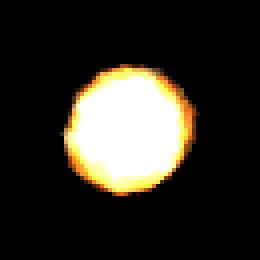
%> input picture 1.png, 65 x 65 px (shown 4 times larger)
$ octave explosionSprite.m   (GNU Octave 9; MATLAB toolbox functions it lacks are replaced by stand-ins)
%> lines starting %> are read from the running program, lines starting %| are printed output that depends on the picture
S1 = imread('1.png');
%> S1 is the input picture: size 65x65x3 uint8; mean R, G, B 48.4, 45.1, 37.5
SS1 = image(S1,'XData',[190 235],'YData',[50 100],'visible','off');
S2 = imread('2.png');
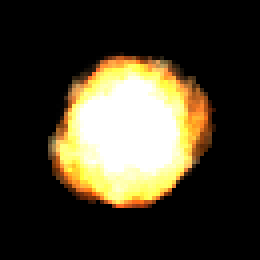
%> input picture 2.png, 65 x 65 px (shown 4 times larger)
%> S2 is the input picture: size 65x65x3 uint8; mean R, G, B 66.8, 60.2, 42.7
SS2 = image(S2,'XData',[190 235],'YData',[50 100],'visible','off');
S3 = imread('3.png');
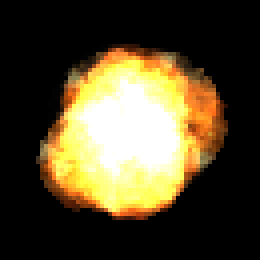
%> input picture 3.png, 65 x 65 px (shown 4 times larger)
%> S3 is the input picture: size 65x65x3 uint8; mean R, G, B 82.4, 71.6, 45
SS3 = image(S3,'XData',[190 235],'YData',[50 100],'visible','off');
S4 = imread('4.png');
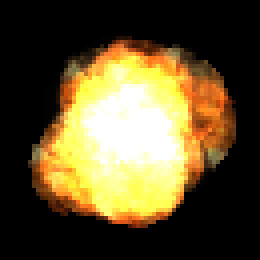
%> input picture 4.png, 65 x 65 px (shown 4 times larger)
%> S4 is the input picture: size 65x65x3 uint8; mean R, G, B 94, 79.7, 45.8
SS4 = image(S4,'XData',[190 235],'YData',[50 100],'visible','off');
S5 = imread('5.png');
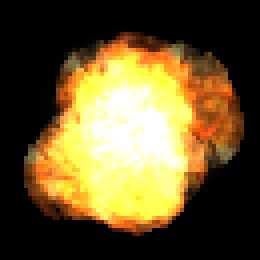
%> input picture 5.png, 65 x 65 px (shown 4 times larger)
%> S5 is the input picture: size 65x65x3 uint8; mean R, G, B 102.7, 85.3, 45.3
SS5 = image(S5,'XData',[190 235],'YData',[50 100],'visible','off');
S6 = imread('6.png');
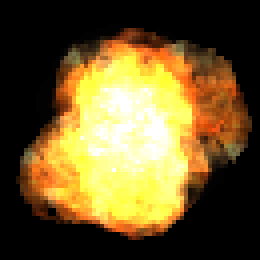
%> input picture 6.png, 65 x 65 px (shown 4 times larger)
%> S6 is the input picture: size 65x65x3 uint8; mean R, G, B 108.6, 88.4, 43.3
SS6 = image(S6,'XData',[190 235],'YData',[50 100],'visible','off');
%> (the run ends here)
